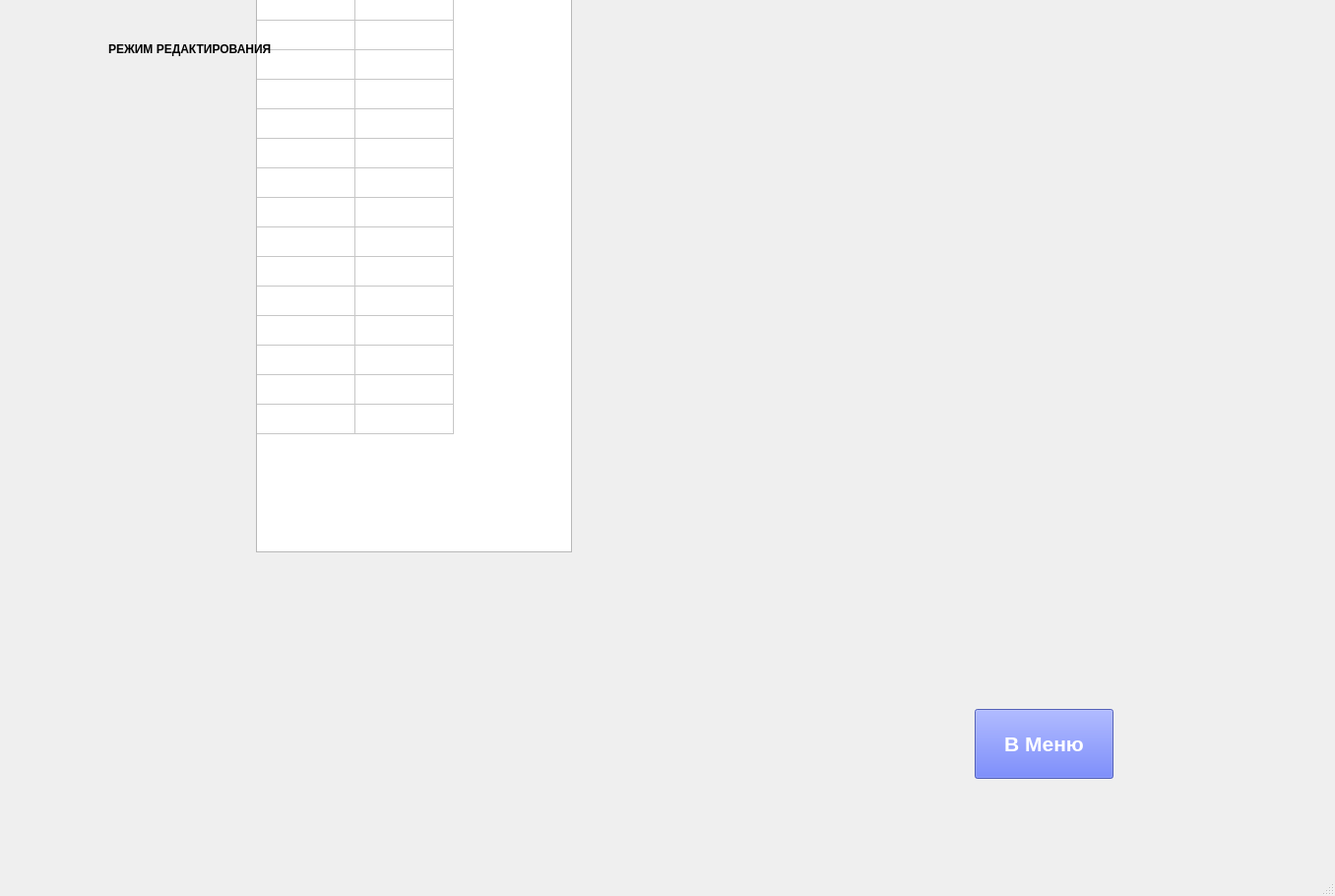
<?xml version="1.0" encoding="UTF-8"?>
<ui version="4.0">
 <class>todolistwindow</class>
 <widget class="QMainWindow" name="todolistwindow">
  <property name="geometry">
   <rect>
    <x>0</x>
    <y>0</y>
    <width>1356</width>
    <height>910</height>
   </rect>
  </property>
  <property name="windowTitle">
   <string>MainWindow</string>
  </property>
  <widget class="QWidget" name="centralwidget">
   <widget class="QTableWidget" name="tableWidget">
    <property name="geometry">
     <rect>
      <x>260</x>
      <y>-10</y>
      <width>321</width>
      <height>571</height>
     </rect>
    </property>
    <property name="font">
     <font>
      <pointsize>16</pointsize>
      <bold>true</bold>
      <hintingpreference>PreferDefaultHinting</hintingpreference>
     </font>
    </property>
    <property name="rowCount">
     <number>15</number>
    </property>
    <property name="columnCount">
     <number>2</number>
    </property>
    <attribute name="horizontalHeaderVisible">
     <bool>false</bool>
    </attribute>
    <attribute name="horizontalHeaderHighlightSections">
     <bool>true</bool>
    </attribute>
    <attribute name="verticalHeaderVisible">
     <bool>false</bool>
    </attribute>
    <row/>
    <row/>
    <row/>
    <row/>
    <row/>
    <row/>
    <row/>
    <row/>
    <row/>
    <row/>
    <row/>
    <row/>
    <row/>
    <row/>
    <row/>
    <column/>
    <column/>
   </widget>
   <widget class="QPushButton" name="backButton">
    <property name="geometry">
     <rect>
      <x>990</x>
      <y>720</y>
      <width>141</width>
      <height>71</height>
     </rect>
    </property>
    <property name="palette">
     <palette>
      <active>
       <colorrole role="WindowText">
        <brush brushstyle="SolidPattern">
         <color alpha="255">
          <red>0</red>
          <green>0</green>
          <blue>0</blue>
         </color>
        </brush>
       </colorrole>
       <colorrole role="Button">
        <brush brushstyle="SolidPattern">
         <color alpha="200">
          <red>74</red>
          <green>95</green>
          <blue>235</blue>
         </color>
        </brush>
       </colorrole>
       <colorrole role="Light">
        <brush brushstyle="SolidPattern">
         <color alpha="200">
          <red>178</red>
          <green>188</green>
          <blue>255</blue>
         </color>
        </brush>
       </colorrole>
       <colorrole role="Midlight">
        <brush brushstyle="SolidPattern">
         <color alpha="200">
          <red>126</red>
          <green>141</green>
          <blue>245</blue>
         </color>
        </brush>
       </colorrole>
       <colorrole role="Dark">
        <brush brushstyle="SolidPattern">
         <color alpha="200">
          <red>37</red>
          <green>48</green>
          <blue>117</blue>
         </color>
        </brush>
       </colorrole>
       <colorrole role="Mid">
        <brush brushstyle="SolidPattern">
         <color alpha="200">
          <red>49</red>
          <green>63</green>
          <blue>157</blue>
         </color>
        </brush>
       </colorrole>
       <colorrole role="Text">
        <brush brushstyle="SolidPattern">
         <color alpha="255">
          <red>0</red>
          <green>0</green>
          <blue>0</blue>
         </color>
        </brush>
       </colorrole>
       <colorrole role="BrightText">
        <brush brushstyle="SolidPattern">
         <color alpha="255">
          <red>255</red>
          <green>255</green>
          <blue>255</blue>
         </color>
        </brush>
       </colorrole>
       <colorrole role="ButtonText">
        <brush brushstyle="SolidPattern">
         <color alpha="255">
          <red>255</red>
          <green>255</green>
          <blue>255</blue>
         </color>
        </brush>
       </colorrole>
       <colorrole role="Base">
        <brush brushstyle="SolidPattern">
         <color alpha="255">
          <red>255</red>
          <green>255</green>
          <blue>255</blue>
         </color>
        </brush>
       </colorrole>
       <colorrole role="Window">
        <brush brushstyle="SolidPattern">
         <color alpha="200">
          <red>74</red>
          <green>95</green>
          <blue>235</blue>
         </color>
        </brush>
       </colorrole>
       <colorrole role="Shadow">
        <brush brushstyle="SolidPattern">
         <color alpha="255">
          <red>0</red>
          <green>0</green>
          <blue>0</blue>
         </color>
        </brush>
       </colorrole>
       <colorrole role="AlternateBase">
        <brush brushstyle="SolidPattern">
         <color alpha="227">
          <red>164</red>
          <green>175</green>
          <blue>245</blue>
         </color>
        </brush>
       </colorrole>
       <colorrole role="ToolTipBase">
        <brush brushstyle="SolidPattern">
         <color alpha="255">
          <red>255</red>
          <green>255</green>
          <blue>220</blue>
         </color>
        </brush>
       </colorrole>
       <colorrole role="ToolTipText">
        <brush brushstyle="SolidPattern">
         <color alpha="255">
          <red>0</red>
          <green>0</green>
          <blue>0</blue>
         </color>
        </brush>
       </colorrole>
       <colorrole role="PlaceholderText">
        <brush brushstyle="SolidPattern">
         <color alpha="127">
          <red>0</red>
          <green>0</green>
          <blue>0</blue>
         </color>
        </brush>
       </colorrole>
       <colorrole role="Accent">
        <brush brushstyle="SolidPattern">
         <color alpha="255">
          <red>255</red>
          <green>255</green>
          <blue>255</blue>
         </color>
        </brush>
       </colorrole>
      </active>
      <inactive>
       <colorrole role="WindowText">
        <brush brushstyle="SolidPattern">
         <color alpha="255">
          <red>0</red>
          <green>0</green>
          <blue>0</blue>
         </color>
        </brush>
       </colorrole>
       <colorrole role="Button">
        <brush brushstyle="SolidPattern">
         <color alpha="200">
          <red>74</red>
          <green>95</green>
          <blue>235</blue>
         </color>
        </brush>
       </colorrole>
       <colorrole role="Light">
        <brush brushstyle="SolidPattern">
         <color alpha="200">
          <red>178</red>
          <green>188</green>
          <blue>255</blue>
         </color>
        </brush>
       </colorrole>
       <colorrole role="Midlight">
        <brush brushstyle="SolidPattern">
         <color alpha="200">
          <red>126</red>
          <green>141</green>
          <blue>245</blue>
         </color>
        </brush>
       </colorrole>
       <colorrole role="Dark">
        <brush brushstyle="SolidPattern">
         <color alpha="200">
          <red>37</red>
          <green>48</green>
          <blue>117</blue>
         </color>
        </brush>
       </colorrole>
       <colorrole role="Mid">
        <brush brushstyle="SolidPattern">
         <color alpha="200">
          <red>49</red>
          <green>63</green>
          <blue>157</blue>
         </color>
        </brush>
       </colorrole>
       <colorrole role="Text">
        <brush brushstyle="SolidPattern">
         <color alpha="255">
          <red>0</red>
          <green>0</green>
          <blue>0</blue>
         </color>
        </brush>
       </colorrole>
       <colorrole role="BrightText">
        <brush brushstyle="SolidPattern">
         <color alpha="255">
          <red>255</red>
          <green>255</green>
          <blue>255</blue>
         </color>
        </brush>
       </colorrole>
       <colorrole role="ButtonText">
        <brush brushstyle="SolidPattern">
         <color alpha="255">
          <red>255</red>
          <green>255</green>
          <blue>255</blue>
         </color>
        </brush>
       </colorrole>
       <colorrole role="Base">
        <brush brushstyle="SolidPattern">
         <color alpha="255">
          <red>255</red>
          <green>255</green>
          <blue>255</blue>
         </color>
        </brush>
       </colorrole>
       <colorrole role="Window">
        <brush brushstyle="SolidPattern">
         <color alpha="200">
          <red>74</red>
          <green>95</green>
          <blue>235</blue>
         </color>
        </brush>
       </colorrole>
       <colorrole role="Shadow">
        <brush brushstyle="SolidPattern">
         <color alpha="255">
          <red>0</red>
          <green>0</green>
          <blue>0</blue>
         </color>
        </brush>
       </colorrole>
       <colorrole role="AlternateBase">
        <brush brushstyle="SolidPattern">
         <color alpha="227">
          <red>164</red>
          <green>175</green>
          <blue>245</blue>
         </color>
        </brush>
       </colorrole>
       <colorrole role="ToolTipBase">
        <brush brushstyle="SolidPattern">
         <color alpha="255">
          <red>255</red>
          <green>255</green>
          <blue>220</blue>
         </color>
        </brush>
       </colorrole>
       <colorrole role="ToolTipText">
        <brush brushstyle="SolidPattern">
         <color alpha="255">
          <red>0</red>
          <green>0</green>
          <blue>0</blue>
         </color>
        </brush>
       </colorrole>
       <colorrole role="PlaceholderText">
        <brush brushstyle="SolidPattern">
         <color alpha="127">
          <red>0</red>
          <green>0</green>
          <blue>0</blue>
         </color>
        </brush>
       </colorrole>
       <colorrole role="Accent">
        <brush brushstyle="SolidPattern">
         <color alpha="255">
          <red>255</red>
          <green>255</green>
          <blue>255</blue>
         </color>
        </brush>
       </colorrole>
      </inactive>
      <disabled>
       <colorrole role="WindowText">
        <brush brushstyle="SolidPattern">
         <color alpha="200">
          <red>37</red>
          <green>48</green>
          <blue>117</blue>
         </color>
        </brush>
       </colorrole>
       <colorrole role="Button">
        <brush brushstyle="SolidPattern">
         <color alpha="200">
          <red>74</red>
          <green>95</green>
          <blue>235</blue>
         </color>
        </brush>
       </colorrole>
       <colorrole role="Light">
        <brush brushstyle="SolidPattern">
         <color alpha="200">
          <red>178</red>
          <green>188</green>
          <blue>255</blue>
         </color>
        </brush>
       </colorrole>
       <colorrole role="Midlight">
        <brush brushstyle="SolidPattern">
         <color alpha="200">
          <red>126</red>
          <green>141</green>
          <blue>245</blue>
         </color>
        </brush>
       </colorrole>
       <colorrole role="Dark">
        <brush brushstyle="SolidPattern">
         <color alpha="200">
          <red>37</red>
          <green>48</green>
          <blue>117</blue>
         </color>
        </brush>
       </colorrole>
       <colorrole role="Mid">
        <brush brushstyle="SolidPattern">
         <color alpha="200">
          <red>49</red>
          <green>63</green>
          <blue>157</blue>
         </color>
        </brush>
       </colorrole>
       <colorrole role="Text">
        <brush brushstyle="SolidPattern">
         <color alpha="200">
          <red>37</red>
          <green>48</green>
          <blue>117</blue>
         </color>
        </brush>
       </colorrole>
       <colorrole role="BrightText">
        <brush brushstyle="SolidPattern">
         <color alpha="255">
          <red>255</red>
          <green>255</green>
          <blue>255</blue>
         </color>
        </brush>
       </colorrole>
       <colorrole role="ButtonText">
        <brush brushstyle="SolidPattern">
         <color alpha="200">
          <red>37</red>
          <green>48</green>
          <blue>117</blue>
         </color>
        </brush>
       </colorrole>
       <colorrole role="Base">
        <brush brushstyle="SolidPattern">
         <color alpha="200">
          <red>74</red>
          <green>95</green>
          <blue>235</blue>
         </color>
        </brush>
       </colorrole>
       <colorrole role="Window">
        <brush brushstyle="SolidPattern">
         <color alpha="200">
          <red>74</red>
          <green>95</green>
          <blue>235</blue>
         </color>
        </brush>
       </colorrole>
       <colorrole role="Shadow">
        <brush brushstyle="SolidPattern">
         <color alpha="255">
          <red>0</red>
          <green>0</green>
          <blue>0</blue>
         </color>
        </brush>
       </colorrole>
       <colorrole role="AlternateBase">
        <brush brushstyle="SolidPattern">
         <color alpha="200">
          <red>74</red>
          <green>95</green>
          <blue>235</blue>
         </color>
        </brush>
       </colorrole>
       <colorrole role="ToolTipBase">
        <brush brushstyle="SolidPattern">
         <color alpha="255">
          <red>255</red>
          <green>255</green>
          <blue>220</blue>
         </color>
        </brush>
       </colorrole>
       <colorrole role="ToolTipText">
        <brush brushstyle="SolidPattern">
         <color alpha="255">
          <red>0</red>
          <green>0</green>
          <blue>0</blue>
         </color>
        </brush>
       </colorrole>
       <colorrole role="PlaceholderText">
        <brush brushstyle="SolidPattern">
         <color alpha="100">
          <red>37</red>
          <green>48</green>
          <blue>117</blue>
         </color>
        </brush>
       </colorrole>
       <colorrole role="Accent">
        <brush brushstyle="SolidPattern">
         <color alpha="200">
          <red>131</red>
          <green>147</green>
          <blue>255</blue>
         </color>
        </brush>
       </colorrole>
      </disabled>
     </palette>
    </property>
    <property name="font">
     <font>
      <pointsize>16</pointsize>
      <bold>true</bold>
     </font>
    </property>
    <property name="text">
     <string>В Меню</string>
    </property>
   </widget>
   <widget class="QLabel" name="editModeLabel">
    <property name="geometry">
     <rect>
      <x>110</x>
      <y>40</y>
      <width>271</width>
      <height>20</height>
     </rect>
    </property>
    <property name="font">
     <font>
      <bold>true</bold>
     </font>
    </property>
    <property name="text">
     <string>РЕЖИМ РЕДАКТИРОВАНИЯ</string>
    </property>
   </widget>
  </widget>
  <widget class="QMenuBar" name="menubar">
   <property name="geometry">
    <rect>
     <x>0</x>
     <y>0</y>
     <width>1356</width>
     <height>26</height>
    </rect>
   </property>
  </widget>
  <widget class="QStatusBar" name="statusbar"/>
  <action name="actionclose">
   <property name="text">
    <string>close</string>
   </property>
  </action>
 </widget>
 <resources/>
 <connections>
  <connection>
   <sender>actionclose</sender>
   <signal>triggered()</signal>
   <receiver>todolistwindow</receiver>
   <slot>close()</slot>
   <hints>
    <hint type="sourcelabel">
     <x>-1</x>
     <y>-1</y>
    </hint>
    <hint type="destinationlabel">
     <x>399</x>
     <y>299</y>
    </hint>
   </hints>
  </connection>
 </connections>
</ui>
